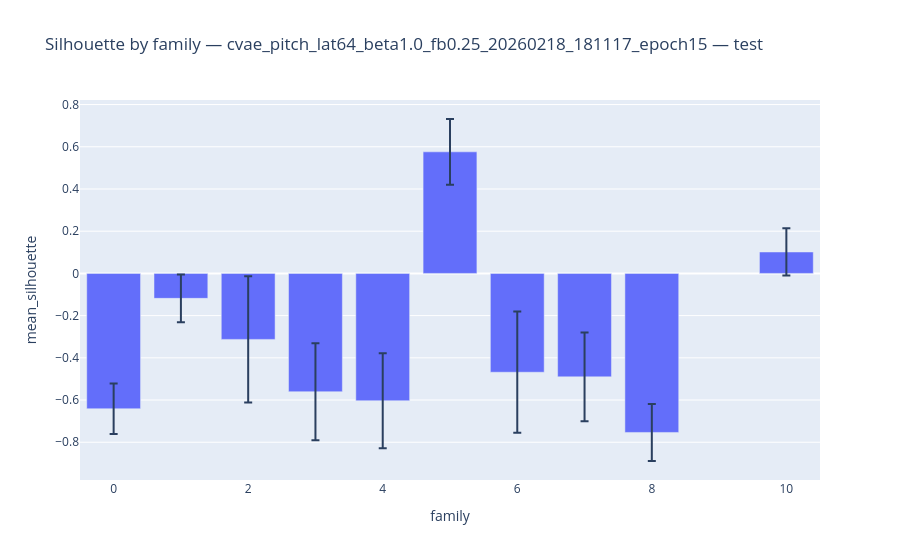

Write notebook code for a chart like this one.
### Code cell
# 7) Silhouette: global per family
sil_global_df = silhouette_by_family(mu_all, family_all)
csv_path = PLOTS_RUN_DIR / f'silhouette_global_{model_name}_{SPLIT}.csv'
sil_global_df.to_csv(csv_path)
print('Saved silhouette table:', csv_path)

# quick bar plot
fig = px.bar(sil_global_df.reset_index(), x='family', y='mean_silhouette', error_y='std_silhouette', title=f'Silhouette by family — {model_name} — {SPLIT}')
fig.show()
fig.write_html(str(PLOTS_RUN_DIR / f'silhouette_global_{model_name}_{SPLIT}.html'))

### Figure 1 — Plotly figure (JSON) as saved in the notebook; plotly's stock layout.template omitted (floating-point values rounded to 4 significant figures)
{"data": [{"error_y": {"array": [0.1556, 0.1119, 0.1129, 0.2991, 0.2873, 0.2098, 0.2295, 0.2245, 0.1198, 0.1353]}, "hovertemplate": "family=%{x}<br>mean_silhouette=%{y}<extra></extra>", "legendgroup": "", "marker": {"color": "#636efa", "pattern": {"shape": ""}}, "name": "", "orientation": "v", "showlegend": false, "textposition": "auto", "type": "bar", "x": [5, 10, 1, 2, 6, 7, 3, 4, 0, 8], "xaxis": "x", "y": [0.5759, 0.1014, -0.1182, -0.3127, -0.4683, -0.4902, -0.5604, -0.6034, -0.6413, -0.7535], "yaxis": "y"}], "layout": {"barmode": "relative", "legend": {"tracegroupgap": 0}, "title": {"text": "Silhouette by family — cvae_pitch_lat64_beta1.0_fb0.25_20260218_181117_epoch15 — test"}, "xaxis": {"anchor": "y", "domain": [0, 1], "title": {"text": "family"}}, "yaxis": {"anchor": "x", "domain": [0, 1], "title": {"text": "mean_silhouette"}}}}
